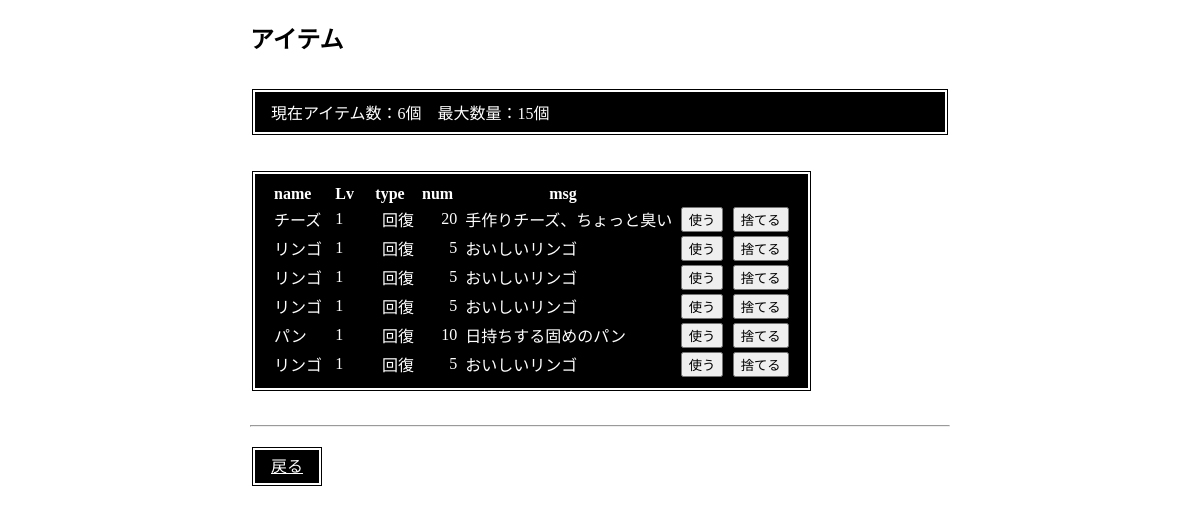
Page /menu/donjon_item/7 on the committed database.
### menu/models.py (models this page shows, shortened)
class Items(models.Model):
    account = models.ForeignKey(Account, on_delete=models.CASCADE)
    item_name = models.CharField(null=True, max_length=10)
    item_lv = models.IntegerField(default=0, validators=[MinValueValidator(0), \
                                                         MaxValueValidator(50)])
    item_type = models.CharField(null=True, max_length=10)
    item_num = models.IntegerField(default=0, validators=[MinValueValidator(0),\
                                                          MaxValueValidator(50)])
    item_comment = models.CharField(null=True, max_length=20)

### menu/views.py (the view)
# urls.py: path('donjon_item/<int:num>', views.donjon_item, name='donjon_item'),
def donjon_item(request, num):
    data = Account.objects.get(id=num)
    num = data.items_set.all().count()
    m = '現在アイテム数：' + str(num) + '個' + '　最大数量：15個'
    if (request.method == 'POST'):#捨てる処理
        ids = str(request.POST)
        id_num = re.split('[\':"]', ids)
        i_id = id_num[-5]
        Items.objects.filter(id=i_id).delete()
    params = {
            'title': 'アイテム',
            'msg': m,
            'data': data,
            }
    return render(request, 'menu/donjon_item.html', params)

### menu/templates/menu/donjon_item.html (shortened to what this page needs)
{% load static %}
<!doctype html>
<html lang="ja">
<head>
  <link rel="stylesheet" type="text/css"
   href="{% static 'menu/css/style.css' %}" >
</head>
<body>
<div class="middle">
  <h2>{{title}}</h2>
  <div class="msg"><p>{{msg}}</p></div>
  <table class="msg">
    <tr>
      <th nowrap>name &emsp;</th>
    <th nowrap>Lv &nbsp;</th>
    <th nowrap>type&nbsp;</th>
    <th nowrap>num &nbsp;</th>
    <th nowrap>&emsp;&emsp;&emsp;&emsp;&emsp;
        msg
        &emsp;&emsp;&emsp;&emsp;&emsp;&emsp;</th>
      <th>&emsp;&emsp;&emsp;</th>
      <th>&emsp;</th>
    </tr>
    {% for i in data.items_set.all %}
    <tr>
      <td nowrap>{{i.item_name}}&nbsp;</td>
    <td nowrap>{{i.item_lv}}&nbsp;</td>
    <td nowrap>&emsp;{{i.item_type}}&nbsp;</td>
    <td nowrap align="right">{{i.item_num}}&nbsp;</td>
      <td>{{i.item_comment}}</td>
      <td>
        <a href="{% url 'donjon_item_use' i.id data.id %}"><button>使う</button></a>
      </td><td><form actino="{% url 'donjon_item' data.id %}" method="post">
        <input type="submit" name="{{i.id}}" value="捨てる">
      </form></td>
    </tr>
    {% endfor %}
  </table>
  <hr></hr>
  <br>
  <a href="{% url 'donjon_item_next' data.id %}" class="msg">戻る</a>
</div>
</body>
</html>

### menu/static/menu/css/style.css (style rules this page uses)
.middle { width: 100%; margin: 0 auto; max-width: 700px; }
.msg { padding: 0.5em 1em; margin: 2em 0; border: double 5px #ffffff; background: #000000; color: #ffffff; }
.msg p { margin: 0; padding: 0; }

### rows in the picture
Items: item_name "チーズ", item_lv "1", item_type "回復", item_num "20", item_comment "手作りチーズ、ちょっと臭い"
Items: item_name "リンゴ", item_lv "1", item_type "回復", item_num "5", item_comment "おいしいリンゴ"
Items: item_name "リンゴ", item_lv "1", item_type "回復", item_num "5", item_comment "おいしいリンゴ"
Items: item_name "リンゴ", item_lv "1", item_type "回復", item_num "5", item_comment "おいしいリンゴ"
Items: item_name "パン", item_lv "1", item_type "回復", item_num "10", item_comment "日持ちする固めのパン"
Items: item_name "リンゴ", item_lv "1", item_type "回復", item_num "5", item_comment "おいしいリンゴ"

### other values in the picture
{{ title }} "アイテム"
{{ msg }} "現在アイテム数：6個 最大数量：15個"
